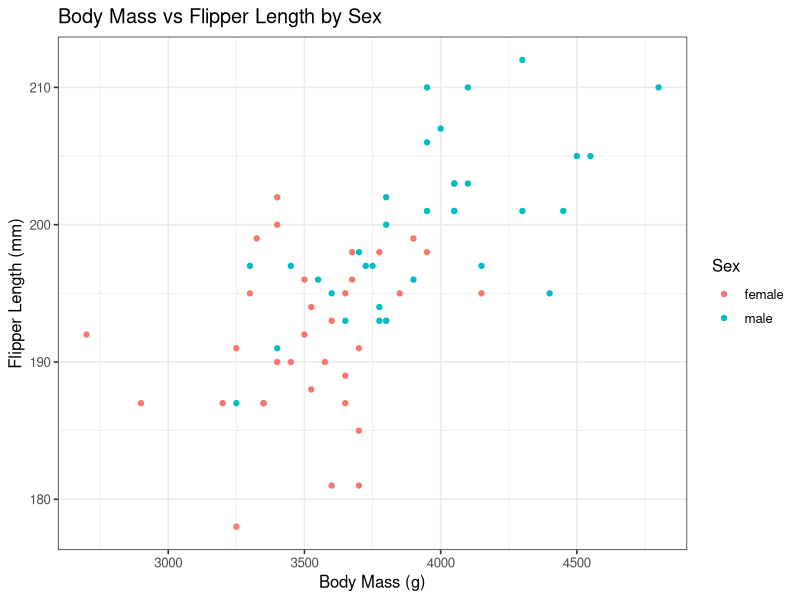
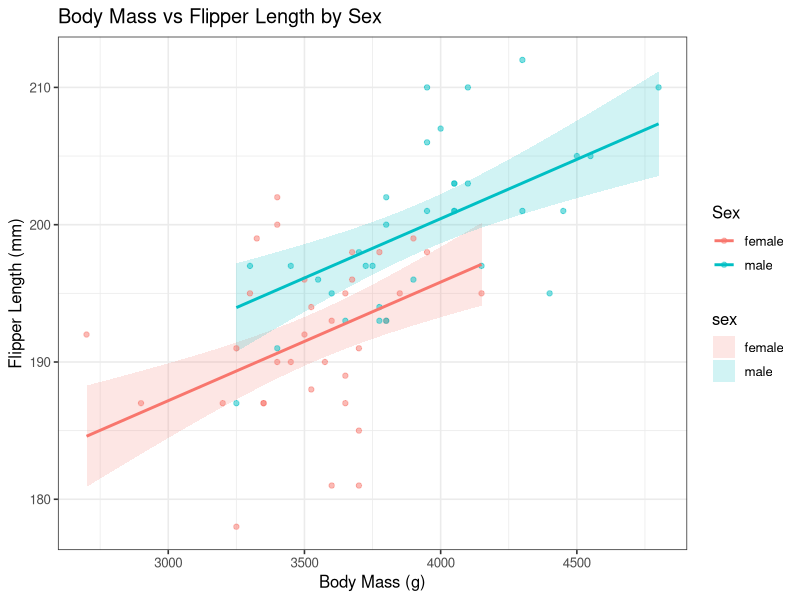
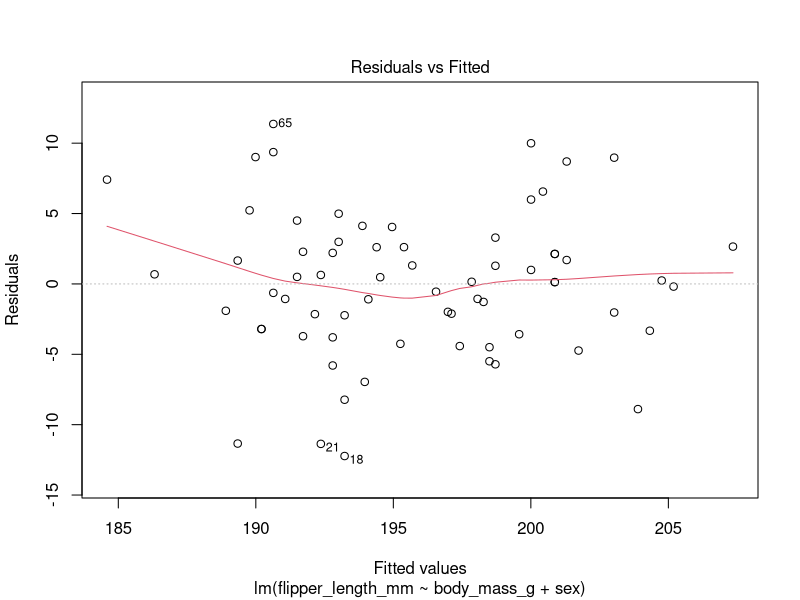
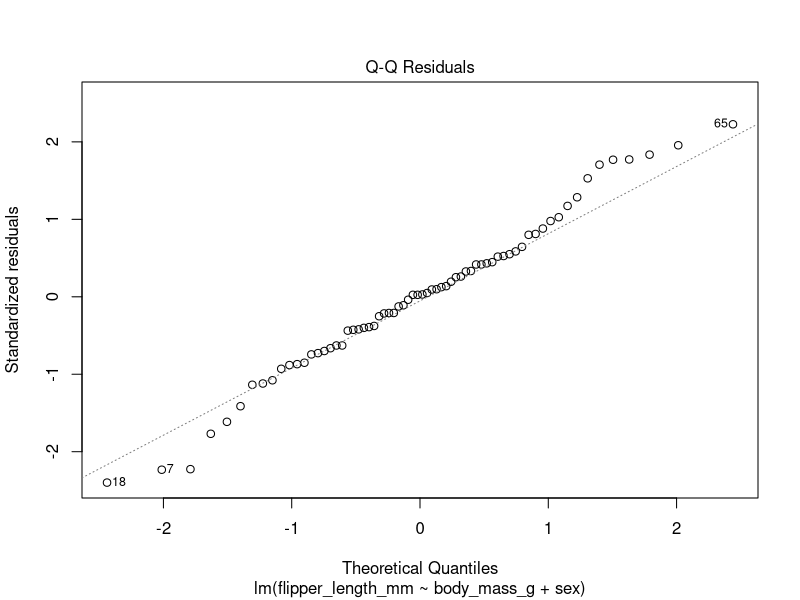
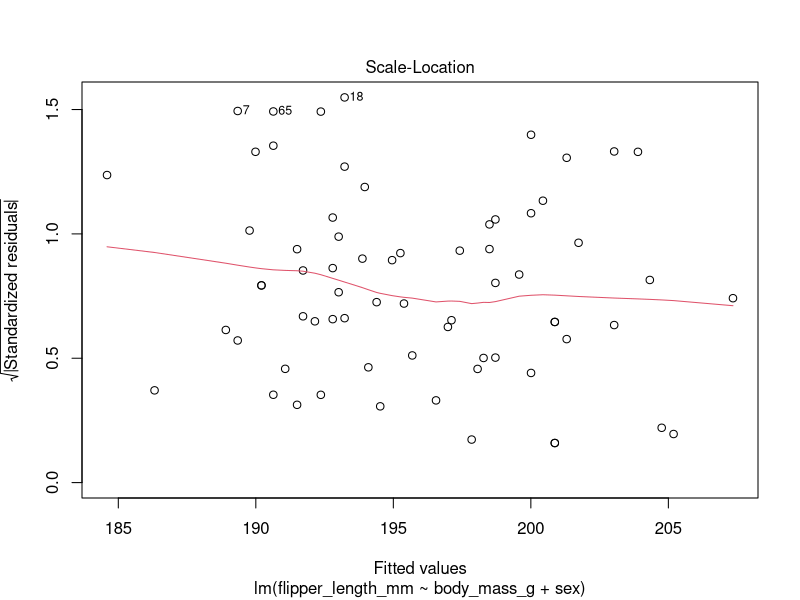
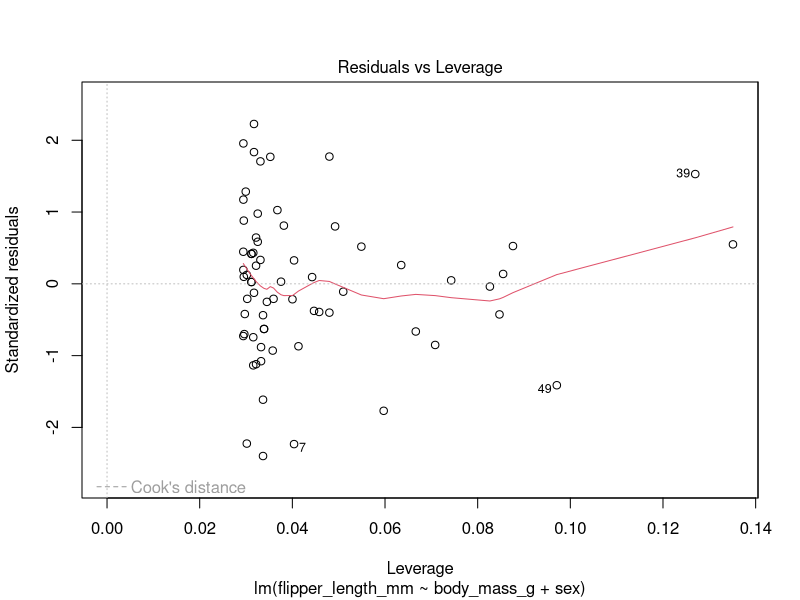
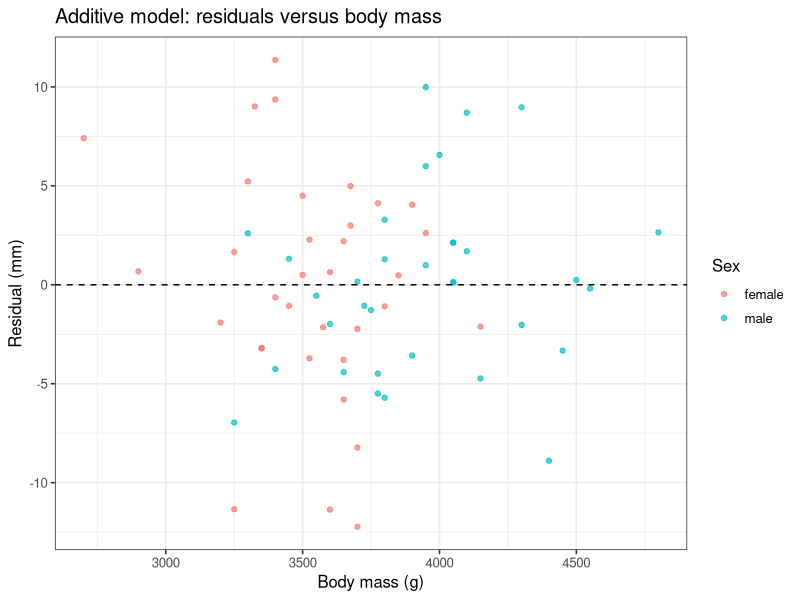

Generate these figures, in order, with R:
# ============================================================================
# Multiple regression in R 
#
# The exercises use palmerpenguins::penguins, restricted to Chinstrap penguins.
# Requires tidyverse, broom, and palmerpenguins to be installed.
# ============================================================================

	library(tidyverse)
	library(broom)
	library(palmerpenguins)
	
	theme_set(theme_bw(base_size = 12))

# ----------------------------------------------------------------------------
# 1. Prepare and explore the data
# ----------------------------------------------------------------------------
# Question: How does mean flipper length vary with body mass and sex
# in Chinstrap penguins?
#
# a. Create chinstrap_dat: keep Chinstrap penguins, remove missing values
#    in flipper_length_mm, body_mass_g, bill_depth_mm, and sex, and make
#    female the reference level for sex. Use this sample throughout.

chinstrap_dat <-
	  penguins |>
	  filter(species == "Chinstrap") |>
	  drop_na(flipper_length_mm, body_mass_g, bill_depth_mm, sex) |>
	  mutate(sex = factor(sex, levels = c("female", "male")))

chinstrap_dat


# b. Count the penguins of each sex.

chinstrap_dat |>
  count(sex)

# c. Plot body mass (x) and flipper length (y), colored by sex.

ggplot(data = chinstrap_dat, mapping = aes(x = body_mass_g, y = flipper_length_mm, color = sex)) +
  geom_point() +
  labs(
  title = "Body Mass vs Flipper Length by Sex",
  x = "Body Mass (g)", 
  y = "Flipper Length (mm)", 
  color = "Sex"
  )

# d. Describe the relationship and the overlap in body-mass ranges.
	
# females are generally smaller but there is overlap.
# I didn't realize she meant to code it until I was checking my answers mb

chinstrap_dat |>
  group_by(sex) |>
  summarize(
    min_mass_g = min(body_mass_g),
    max_mass_g = max(body_mass_g),
    .groups = "drop"
  )

# they overlap from 3250 to 4150 g ; min: fem = 2700 & male = 3250 ; 
# max: fem = 4150 & male = 4800

# ----------------------------------------------------------------------------
# 2. Fit and interpret an additive model 
# ----------------------------------------------------------------------------
# a. Fit an additive model using body mass and sex as predictors.
	
model_add <- lm(
  flipper_length_mm ~ body_mass_g + sex,
  data = chinstrap_dat
  )

# b. Examine coefficients with 95% confidence intervals.

conf_model_dat <- tidy(model_add, conf.int = TRUE) 
#term     estimate std.error statistic  p.value  conf.low conf.high
# female    161.      6.96       23.2   4.13e-33   147.       175.    
# body mass 0.00864   0.00196    4.41   3.95e- 5   0.00473    0.0125
# male      4.62      1.49       3.09   2.92e- 3   1.64       7.60  

# I renamed when I copy pasted bc it was easier but not with the answers below.

# c. Interpret each coefficient, including units and what is held constant.

# (Intercept) = 161.269 mm; predict mean flipper length for a female
# with a 0 g mass. 
# body_mass_g = 0.008637 mm/g; 1 g incr in body mass is related to a 0.008637 mm 
# incr in mean flipper length, holding sex constant 
# (aka comparing penguins within the same sex in the fitted model).
# sexmale = 4.620 mm; at the same body mass, predicted mean flipper
# length for males is 4.620 mm > than females.

	
# d. Calculate the predicted change for a 100 g increase in body mass.
	
change_100g <- conf_model_dat |>
  filter(term == "body_mass_g") |>
  transmute(change_100g_mm = estimate * 100)

change_100g
# ~ +0.864 mm mean flipper length per +100 g body mass

# e. Does the sexmale confidence interval include zero? Interpret it.


conf_model_dat |>
  filter(term == "sexmale") |>
  select(term, conf.low, conf.high, p.value)
# confidence int. of 1.636 to 7.604 mm: I'm not sure what that means in this context tbh

# f. What assumption is made about slopes?

# both sexes have the same slope.

# ----------------------------------------------------------------------------
# 3. Generate and plot predictions 
# ----------------------------------------------------------------------------
# a. Generate 100 masses within each sex's observed body-mass range.


chinstrap_frame <- 
  chinstrap_dat |>
  group_by(sex) |>
  reframe(
    body_mass_g = seq(
      min(body_mass_g),
      max(body_mass_g),
      length.out = 100
    )
  )

chinstrap_frame

# b. Generate predicted means and 95% confidence intervals.
# These bands describe uncertainty in the predicted mean, under the model assumptions.
# yes I took that^ from my notes bc I was confused as to how this was different from
# what we just did
	
chinstrap_predictions <- predict(
  model_add,
  newdata = chinstrap_frame,
  interval = "confidence",
  level = 0.95
) |>
  as_tibble()

chinstrap_predictions

#ok again, unclear af
chinstrap_binds <- bind_cols(chinstrap_frame, chinstrap_predictions)

head(chinstrap_binds)

# c. Plot observations, predictions, and confidence ribbons.

ggplot(
  data = chinstrap_dat, 
  mapping = aes(
    x = body_mass_g, 
    y = flipper_length_mm, 
    color = sex
    )
  ) +
  geom_ribbon(
    data = chinstrap_binds,
    mapping = aes(
      x = body_mass_g, 
      ymin = lwr, 
      ymax = upr,
      fill = sex, 
      group = sex
      ),
    inherit.aes = FALSE,
    alpha = 0.18
    ) +
  geom_point(alpha = 0.5) +
  geom_line(
	    data = chinstrap_binds,
	    mapping = aes(y = fit, group = sex),
	    linewidth = 1
	    )+
  labs(
    title = "Body Mass vs Flipper Length by Sex",
    x = "Body Mass (g)", 
    y = "Flipper Length (mm)", 
    color = "Sex"
    )

# d. Why are the predicted lines parallel?

#because the additive model assumes the lines are parallel

# e. What do the shaded bands describe?
	
# uncertainty in the predicted mean flipper length at each mass
# for each sex

# ----------------------------------------------------------------------------
# 4. Fit and evaluate an interaction model 
# ----------------------------------------------------------------------------
# a. Fit a model that allows the body-mass slope to differ by sex.

chinstrap_int <- lm(
  flipper_length_mm ~ body_mass_g * sex,
  data = chinstrap_dat
  )

# b. Inspect coefficients and confidence intervals.
	
int_coefficients <- tidy(chinstrap_int, conf.int = TRUE)

int_coefficients
	
# c. Report the female slope, slope difference, and male slope.
	

female_slope <- int_coefficients |>
  filter(term == "body_mass_g") |>
  pull(estimate)

slope_difference <- int_coefficients |>
  filter(term == "body_mass_g:sexmale") |>
  pull(estimate)

slope_summary <- tibble(
  female_mm_per_g = female_slope,
  male_minus_female = slope_difference,
  male_mm_per_g = female_slope + slope_difference
)

slope_summary
#female_mm_per_g male_minus_female male_mm_per_g
#  0.00488           0.00608        0.0110

# d. Explain the change in the sexmale interpretation.

#   I don't get it tbh	
#   With an interaction, the difference at mass x is:
#   sexmale coefficient + interaction coefficient * x.

# e. Compare AIC values and calculate the difference.
	

aic_comparison <- AIC(model_add, chinstrap_int) |>
  as_tibble(rownames = "model") |>
  mutate(delta_AIC = AIC - min(AIC))

aic_comparison
# model            df   AIC   delta_AIC
# model_add         4  422.     0.430
# chinstrap_int     5  421.     0    

# f. Examine uncertainty in the interaction coefficient.

# again, wtf

# g. Which model would you select, and why?
	
#interaction bc its more accurate/specific

# ----------------------------------------------------------------------------
# 5. Examine model diagnostics 
# ----------------------------------------------------------------------------
# Use the additive model for the following diagnostics.
# a. Inspect all four default diagnostic plots.

plot(model_add)

# b. Obtain fitted values and residuals.

chinstrap_results <- augment(model_add, data = chinstrap_dat)

# c. Plot residuals against body mass, colored by sex.
	
p_residuals <- ggplot(
  data = chinstrap_results,
  mapping = aes(x = body_mass_g, y = .resid, color = sex)
) +
  geom_point(alpha = 0.7) +
  geom_hline(yintercept = 0, linetype = "dashed") +
  labs(
    x = "Body mass (g)",
    y = "Residual (mm)",
    color = "Sex",
    title = "Additive model: residuals versus body mass"
  )

p_residuals

# d. Describe any patterns in the residuals, including curvature,
#    changes in spread, or differences between sexes.

# I don't see any conspicuous patterns

# e. Examine the Q-Q plot. Are there substantial departures from the line?


chinstrap_results |>
  arrange(desc(.cooksd)) |>
  select(body_mass_g, flipper_length_mm, sex, .resid, .hat, .cooksd) |>
  slice_head(n = 3)

# we could be speaking parsletongue for all I know atp

# ----------------------------------------------------------------------------
# 6. Center and standardize numeric predictors 
# ----------------------------------------------------------------------------
# New question: How does mean flipper length vary with body mass and
# bill depth?
#
# a. Fit the model in original units.
	

chinstrap_numeric <- lm(
  flipper_length_mm ~ body_mass_g + bill_depth_mm,
  data = chinstrap_dat
)

# b. Center each predictor using its mean.
	

chinstrap_dat <- chinstrap_dat |>
  mutate(
    body_mass_c = body_mass_g - mean(body_mass_g),
    bill_depth_c = bill_depth_mm - mean(bill_depth_mm)
  )

# c. Fit a model with centered predictors.
	

chinstrap_centered <- lm(
  flipper_length_mm ~ body_mass_c + bill_depth_c,
  data = chinstrap_dat
)

# d. Standardize both predictors: subtract the mean, then divide by SD.
	

chinstrap_dat <- chinstrap_dat |>
  mutate(
    body_mass_z = (body_mass_g - mean(body_mass_g)) / sd(body_mass_g),
    bill_depth_z = (bill_depth_mm - mean(bill_depth_mm)) / sd(bill_depth_mm)
  )

# e. Fit a model with standardized predictors.
	


# f. Examine the coefficients from all three models.
#    Interpret the intercept in the centered model and both slopes
#    in the standardized model. Include units and explain what
#    is held constant.
	



# g. Verify that the fitted values are equal across all three models,
# allowing for numerical rounding.
   
# h. Explain what happens to the slopes when you center or
#    standardize the predictors.	

# Optional check of the means, SDs, and fit summaries:
	
	
# i. Would standardizing fix curvature or unequal residual variance?
	

# ============================================================================
# Optional extension if time:
# compare additive and interaction predictions visually
# ============================================================================
# Generate predictions on the same grid and plot models side by side.
	
